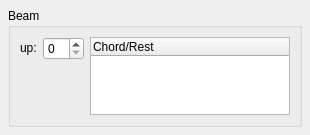
<?xml version="1.0" encoding="UTF-8"?>
<ui version="4.0">
 <class>BeamBase</class>
 <widget class="QWidget" name="BeamBase">
  <property name="geometry">
   <rect>
    <x>0</x>
    <y>0</y>
    <width>310</width>
    <height>135</height>
   </rect>
  </property>
  <property name="windowTitle">
   <string>Form</string>
  </property>
  <layout class="QVBoxLayout">
   <property name="spacing">
    <number>6</number>
   </property>
   <property name="margin">
    <number>8</number>
   </property>
   <item>
    <widget class="QGroupBox" name="groupBox">
     <property name="title">
      <string notr="true" comment="do not translate">Beam</string>
     </property>
     <property name="flat">
      <bool>false</bool>
     </property>
     <layout class="QGridLayout">
      <property name="verticalSpacing">
       <number>0</number>
      </property>
      <item row="0" column="0">
       <widget class="QLabel" name="label">
        <property name="sizePolicy">
         <sizepolicy hsizetype="Fixed" vsizetype="Fixed">
          <horstretch>0</horstretch>
          <verstretch>0</verstretch>
         </sizepolicy>
        </property>
        <property name="text">
         <string>up:</string>
        </property>
       </widget>
      </item>
      <item row="0" column="1">
       <widget class="QSpinBox" name="up">
        <property name="sizePolicy">
         <sizepolicy hsizetype="Fixed" vsizetype="Fixed">
          <horstretch>0</horstretch>
          <verstretch>0</verstretch>
         </sizepolicy>
        </property>
       </widget>
      </item>
      <item row="0" column="2" rowspan="3" colspan="2">
       <widget class="QTreeWidget" name="elements">
        <column>
         <property name="text">
          <string>Chord/Rest</string>
         </property>
        </column>
       </widget>
      </item>
     </layout>
    </widget>
   </item>
  </layout>
 </widget>
 <resources/>
 <connections/>
</ui>
